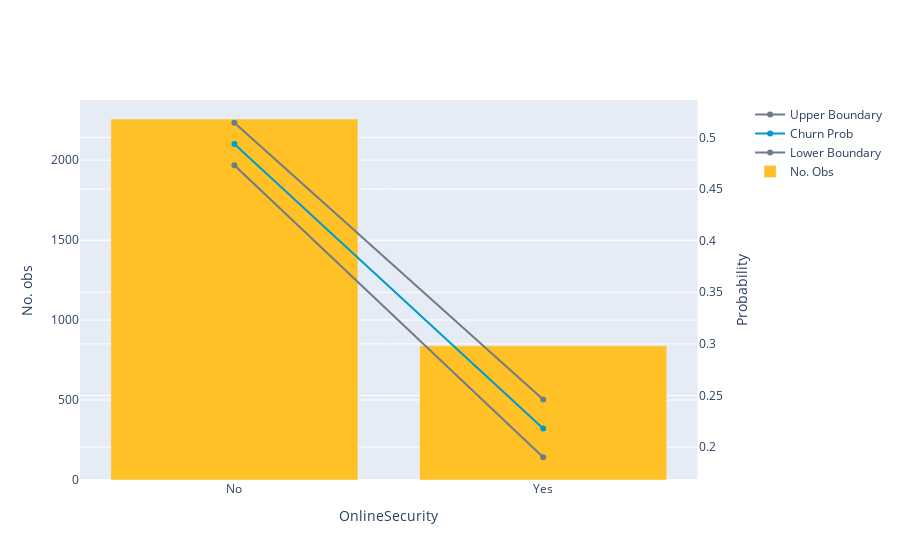

The notebook cell saved with this chart:
### Markdown cell above
There is evidence that both tend to decrease the churn probability, but not at a level under the overall probability of 26.53%.

**Security**

### Code cell
df_z_test = compare_churn_prob(df_fo, 'OnlineSecurity')
display(df_z_test)

### Figure 1 — Plotly figure (JSON) as saved in the notebook; plotly's stock layout.template omitted (floating-point values rounded to 4 significant figures)
{"data": [{"marker": {"color": "#6E7B8B"}, "name": "Upper Boundary", "type": "scatter", "x": ["No", "Yes"], "xaxis": "x", "y": [0.5142, 0.2461], "yaxis": "y2"}, {"marker": {"color": "#009ACD"}, "name": "Churn Prob", "type": "scatter", "x": ["No", "Yes"], "xaxis": "x", "y": [0.4936, 0.2181], "yaxis": "y2"}, {"marker": {"color": "#6E7B8B"}, "name": "Lower Boundary", "type": "scatter", "x": ["No", "Yes"], "xaxis": "x", "y": [0.4729, 0.1902], "yaxis": "y2"}, {"marker": {"color": "#FFC125"}, "name": "No. Obs", "type": "bar", "x": ["No", "Yes"], "xaxis": "x", "y": [2257, 839], "yaxis": "y"}], "layout": {"xaxis": {"anchor": "y", "domain": [0, 0.94], "title": {"text": "OnlineSecurity"}}, "yaxis": {"anchor": "x", "domain": [0, 1], "title": {"text": "No. obs"}}, "yaxis2": {"anchor": "x", "overlaying": "y", "side": "right", "title": {"text": "Probability"}}}}
